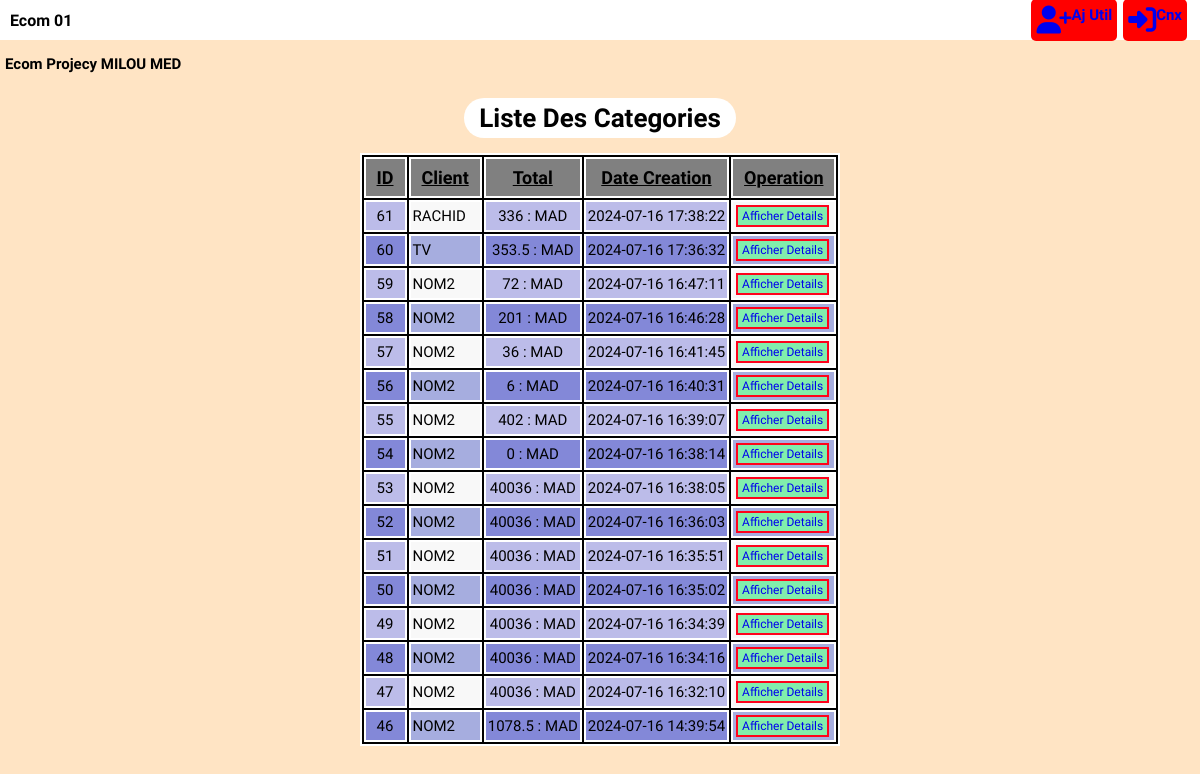
Screenshot of /commandes.php with the database file from the repository.
### tables this page shows
CREATE TABLE `ec_cmd` (
  `id` int(11) NOT NULL,
  `id_u` int(11) DEFAULT NULL,
  `total` float DEFAULT NULL,
  `date_create` datetime DEFAULT current_timestamp(),
  `valid` int(11) DEFAULT 0
);

CREATE TABLE `ec_user` (
  `id_u` int(11) NOT NULL,
  `login_u` varchar(255) DEFAULT NULL,
  `password_u` varchar(255) DEFAULT NULL,
  `date_crate_u` datetime DEFAULT NULL
);

### commandes.php (the view, shortened to what this page needs)
<?php
require_once "databaseEcom.php";
$donnes = $pdo->query("SELECT cm.*,u.login_u as 'name' FROM `ec_cmd` cm inner join ec_user u on cm.id_u=u.id_u order by  cm.date_create desc")->fetchAll(PDO::FETCH_ASSOC);
?>
<!DOCTYPE html>
<html lang="en">
<head>
    <link rel="stylesheet" href="css/style.css">
</head>
<body>
    <?php include_once ("nav.php") ?>
    <div class="container-global">
        <h2>Ecom Projecy MILOU MED</h2>
        <div class='center-table'>
            <h4>Liste Des Categories</h4>
            <table>
                <thead>
                    <tr>
                        <th>ID</th>
                        <th>Client</th>
                        <th>Total</th>
                        <th>Date Creation</th>
                        <th>Operation</th>
                    </tr>
                </thead>
                <tbody>
                    <?php
                    foreach ($donnes as $value) {
                        ?>
                        <tr>
                            <td><?php echo $value["id"]; ?></td>
                            <td><?php echo strtoupper($value["name"]); ?></td>
                            <td><?php echo $value["total"] . " : MAD"; ?></td>
                            <td><?php echo $value["date_create"]; ?></td>
                            <td>
                                <a class="btn btn-edit" href="commandeOne.php?id_cmd=<?= $value["id"]; ?>">Afficher Details</a>
                            </td>
                        </tr>
                    <?php } ?>
                </tbody>
            </table>
        </div>
    </div>
</body>
</html>

### CSS/style.css (style rules this page uses)
* { margin: 0; padding: 0; box-sizing: border-box; list-style: none; font-family: "Playwrite IT Moderna", cursive; font-size: 15px; }
a { text-decoration: none; }
body { background-color: bisque; }
.btn { padding: 2px 4px; font-size: 12px; margin: 2px 1px; border: 2px solid #ff031b; cursor: pointer; }
.btn-edit { background-color: #81eeac; }
.container-global { padding: 5px; margin: 10px auto; }
* { z-index: 5; }

### rows the page displays
ec_cmd: id "61", id_u.login_u "RACHID", total "336", date_create "2024-07-16 17:38:22"
ec_cmd: id "60", id_u.login_u "TV", total "353.5", date_create "2024-07-16 17:36:32"
ec_cmd: id "59", id_u.login_u "NOM2", total "72", date_create "2024-07-16 16:47:11"
ec_cmd: id "58", id_u.login_u "NOM2", total "201", date_create "2024-07-16 16:46:28"
ec_cmd: id "57", id_u.login_u "NOM2", total "36", date_create "2024-07-16 16:41:45"
ec_cmd: id "56", id_u.login_u "NOM2", total "6", date_create "2024-07-16 16:40:31"
ec_cmd: id "55", id_u.login_u "NOM2", total "402", date_create "2024-07-16 16:39:07"
ec_cmd: id "54", id_u.login_u "NOM2", total "0", date_create "2024-07-16 16:38:14"
ec_cmd: id "53", id_u.login_u "NOM2", total "40036", date_create "2024-07-16 16:38:05"
ec_cmd: id "52", id_u.login_u "NOM2", total "40036", date_create "2024-07-16 16:36:03"
ec_cmd: id "51", id_u.login_u "NOM2", total "40036", date_create "2024-07-16 16:35:51"
ec_cmd: id "50", id_u.login_u "NOM2", total "40036", date_create "2024-07-16 16:35:02"
ec_cmd: id "49", id_u.login_u "NOM2", total "40036", date_create "2024-07-16 16:34:39"
ec_cmd: id "48", id_u.login_u "NOM2", total "40036", date_create "2024-07-16 16:34:16"
ec_cmd: id "47", id_u.login_u "NOM2", total "40036", date_create "2024-07-16 16:32:10"
ec_cmd: id "46", id_u.login_u "NOM2", total "1078.5", date_create "2024-07-16 14:39:54"
